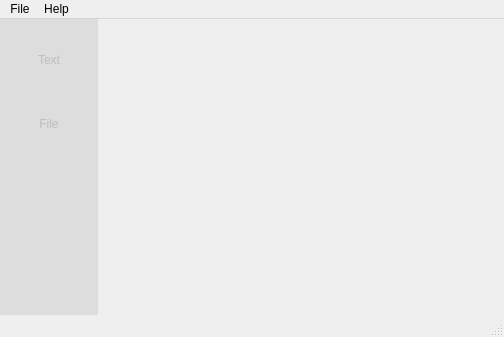
<?xml version="1.0" encoding="UTF-8"?>
<ui version="4.0">
 <class>MainWindow</class>
 <widget class="QMainWindow" name="MainWindow">
  <property name="geometry">
   <rect>
    <x>0</x>
    <y>0</y>
    <width>504</width>
    <height>337</height>
   </rect>
  </property>
  <property name="windowTitle">
   <string>MainWindow</string>
  </property>
  <widget class="QWidget" name="centralwidget">
   <property name="autoFillBackground">
    <bool>true</bool>
   </property>
   <property name="styleSheet">
    <string notr="true"/>
   </property>
   <layout class="QHBoxLayout" name="horizontalLayout_2">
    <property name="spacing">
     <number>0</number>
    </property>
    <property name="leftMargin">
     <number>0</number>
    </property>
    <property name="topMargin">
     <number>0</number>
    </property>
    <property name="rightMargin">
     <number>0</number>
    </property>
    <property name="bottomMargin">
     <number>0</number>
    </property>
    <item>
     <widget class="QWidget" name="verticalWidget" native="true">
      <property name="sizePolicy">
       <sizepolicy hsizetype="Preferred" vsizetype="Preferred">
        <horstretch>0</horstretch>
        <verstretch>1</verstretch>
       </sizepolicy>
      </property>
      <property name="styleSheet">
       <string notr="true">background-color: #DDD;</string>
      </property>
      <layout class="QVBoxLayout" name="verticalLayout">
       <property name="spacing">
        <number>0</number>
       </property>
       <property name="sizeConstraint">
        <enum>QLayout::SetDefaultConstraint</enum>
       </property>
       <item>
        <widget class="QPushButton" name="pushButton">
         <property name="enabled">
          <bool>false</bool>
         </property>
         <property name="sizePolicy">
          <sizepolicy hsizetype="Fixed" vsizetype="Fixed">
           <horstretch>0</horstretch>
           <verstretch>0</verstretch>
          </sizepolicy>
         </property>
         <property name="minimumSize">
          <size>
           <width>64</width>
           <height>64</height>
          </size>
         </property>
         <property name="text">
          <string>Text</string>
         </property>
         <property name="flat">
          <bool>true</bool>
         </property>
        </widget>
       </item>
       <item>
        <widget class="QPushButton" name="pushButton_2">
         <property name="enabled">
          <bool>false</bool>
         </property>
         <property name="sizePolicy">
          <sizepolicy hsizetype="Minimum" vsizetype="Fixed">
           <horstretch>0</horstretch>
           <verstretch>0</verstretch>
          </sizepolicy>
         </property>
         <property name="minimumSize">
          <size>
           <width>64</width>
           <height>64</height>
          </size>
         </property>
         <property name="text">
          <string>File</string>
         </property>
         <property name="flat">
          <bool>true</bool>
         </property>
        </widget>
       </item>
       <item>
        <spacer name="verticalSpacer">
         <property name="orientation">
          <enum>Qt::Vertical</enum>
         </property>
         <property name="sizeHint" stdset="0">
          <size>
           <width>20</width>
           <height>40</height>
          </size>
         </property>
        </spacer>
       </item>
      </layout>
     </widget>
    </item>
    <item>
     <widget class="QWidget" name="container" native="true">
      <property name="sizePolicy">
       <sizepolicy hsizetype="Preferred" vsizetype="Preferred">
        <horstretch>1</horstretch>
        <verstretch>1</verstretch>
       </sizepolicy>
      </property>
      <property name="styleSheet">
       <string notr="true"/>
      </property>
     </widget>
    </item>
   </layout>
  </widget>
  <widget class="QMenuBar" name="menubar">
   <property name="geometry">
    <rect>
     <x>0</x>
     <y>0</y>
     <width>504</width>
     <height>21</height>
    </rect>
   </property>
   <widget class="QMenu" name="menuFile">
    <property name="title">
     <string>File</string>
    </property>
   </widget>
   <widget class="QMenu" name="menuHelp">
    <property name="title">
     <string>Help</string>
    </property>
   </widget>
   <addaction name="menuFile"/>
   <addaction name="menuHelp"/>
  </widget>
  <widget class="QStatusBar" name="statusbar"/>
 </widget>
 <resources/>
 <connections/>
</ui>
